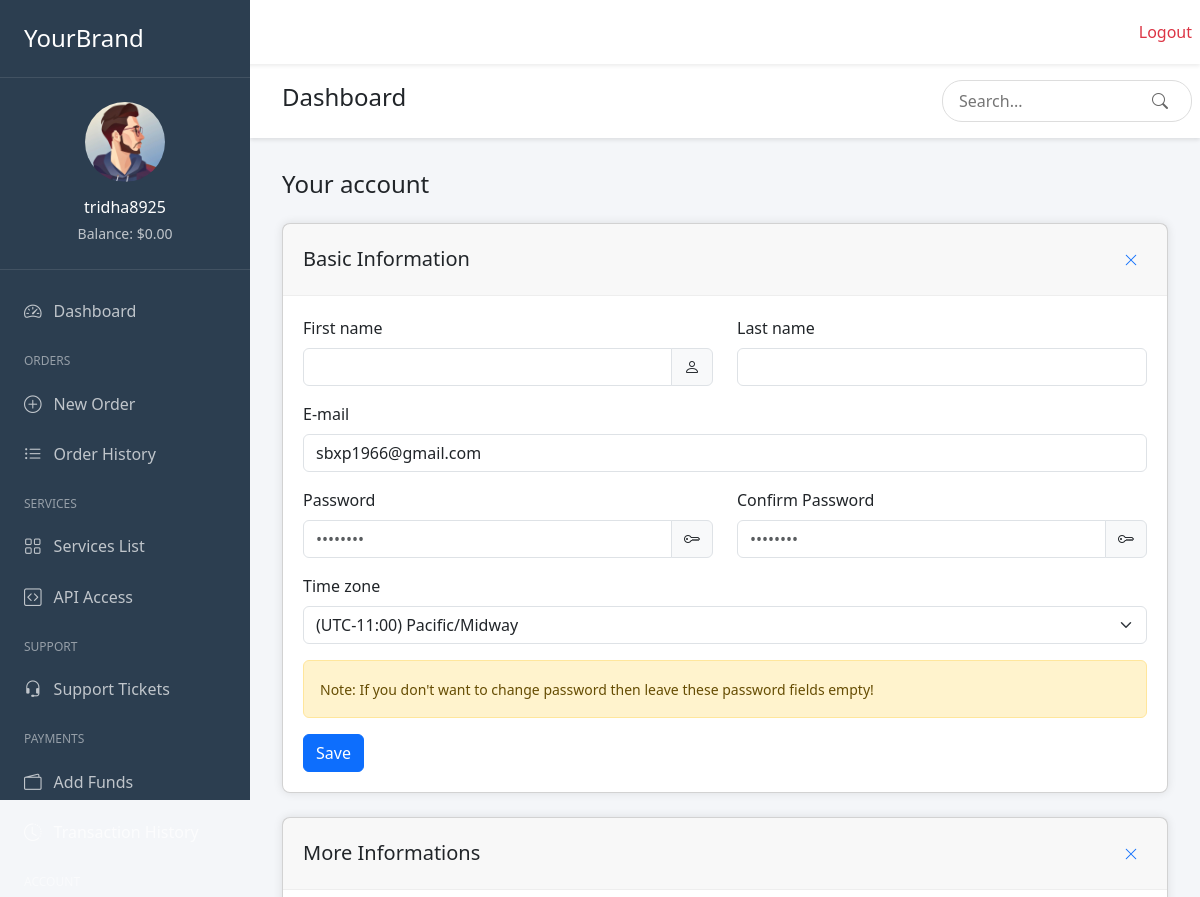
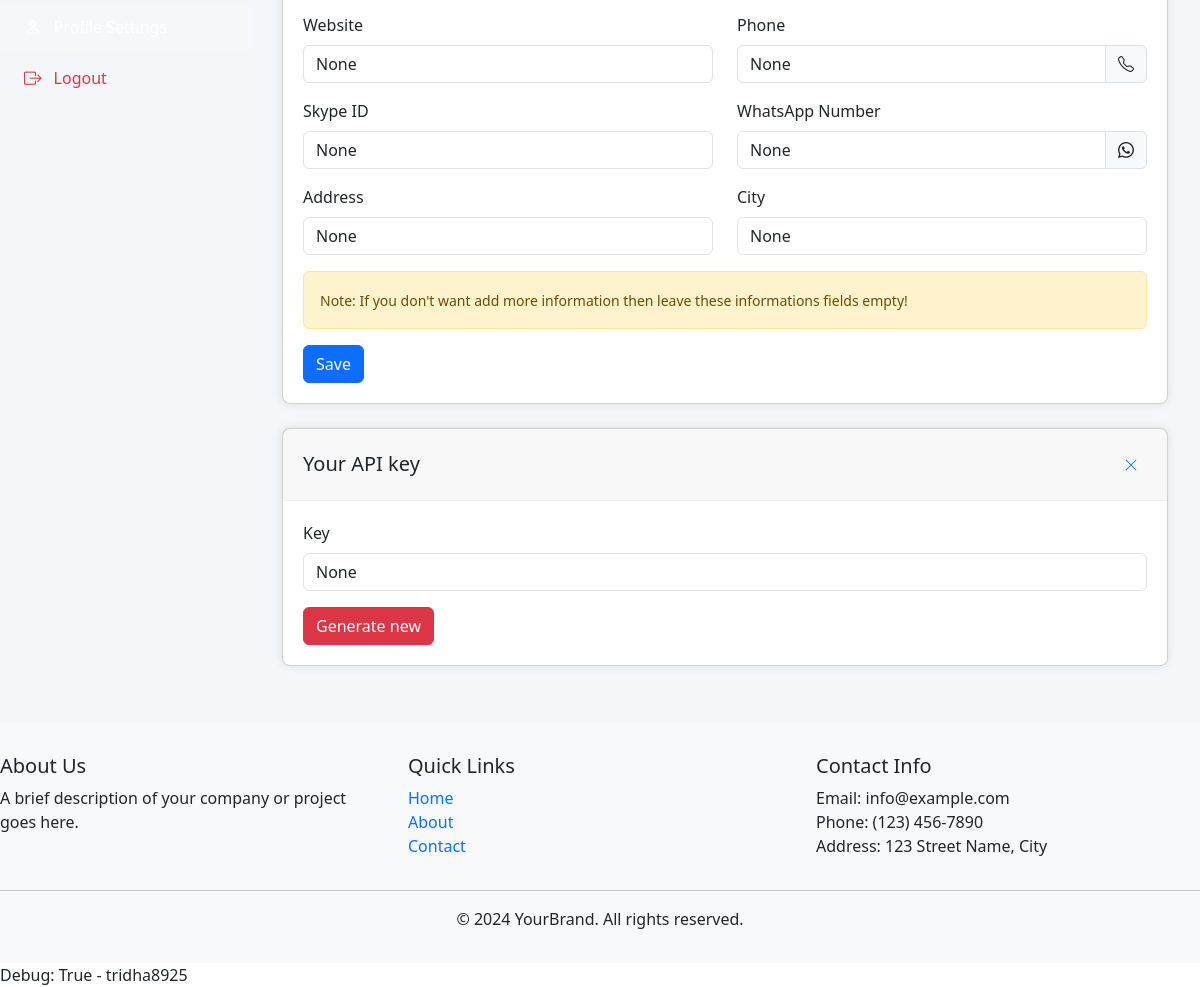
The page /dashboard/profile/ (signed in) on the database its author committed (2 pictures, top to bottom).
### authentication/models.py (models this page shows, shortened)
class User(AbstractUser):
    phone_number = models.CharField(max_length=15, blank=True, null=True)
    profile_picture = models.ImageField(upload_to='profile_pictures/', null=True, blank=True)
    balance = models.DecimalField(max_digits=10, decimal_places=2, default=0.00)
    timezone = models.CharField(max_length=50, null=True, blank=True)
    phone = models.CharField(max_length=20, null=True, blank=True)
    address = models.TextField(null=True, blank=True)
    city = models.CharField(max_length=100, null=True, blank=True)
    website = models.URLField(null=True, blank=True)
    skype = models.CharField(max_length=50, null=True, blank=True)
    whatsapp = models.CharField(max_length=20, null=True, blank=True)
    api_key = models.CharField(max_length=64, null=True, blank=True)

### user_dashboard/views.py (the view, shortened to what this page needs)
# urls.py: path('profile/', views.profile, name='user_profile'),
@login_required
def profile(request):
    context = {
        'active_tab': 'profile'
    }
    return render(request, 'user_dashboard/profile.html', context)

### templates/user_dashboard/profile.html (shortened to what this page needs)
{% extends 'user_dashboard/base_dashboard.html' %}
{% block dashboard_content %}
<h4 class="mb-4">Your account</h4>
<div class="card mb-4">
    <div class="card-header d-flex justify-content-between align-items-center">
        <h5 class="mb-0">Basic Information</h5>
        <button class="btn btn-sm btn-link">
            <i class="bi bi-x-lg"></i>
        </button>
    </div>
    <div class="card-body">
        <form method="post" action="{% url 'user_profile' %}">
            <div class="row mb-3">
                <div class="col-md-6">
                    <label class="form-label">First name</label>
                    <div class="input-group">
                        <input type="text" class="form-control" name="first_name" value="{{ user.first_name }}" required>
                        <span class="input-group-text"><i class="bi bi-person"></i></span>
                    </div>
                </div>
                <div class="col-md-6">
                    <label class="form-label">Last name</label>
                    <input type="text" class="form-control" name="last_name" value="{{ user.last_name }}">
                </div>
            </div>
            <div class="mb-3">
                <label class="form-label">E-mail</label>
                <input type="email" class="form-control" name="email" value="{{ user.email }}" readonly>
            </div>
            <div class="row mb-3">
                <div class="col-md-6">
                    <label class="form-label">Password</label>
                    <div class="input-group">
                        <input type="password" class="form-control" name="password" placeholder="••••••••">
                        <span class="input-group-text"><i class="bi bi-key"></i></span>
                    </div>
                </div>
                <div class="col-md-6">
                    <label class="form-label">Confirm Password</label>
                    <div class="input-group">
                        <input type="password" class="form-control" name="confirm_password" placeholder="••••••••">
                        <span class="input-group-text"><i class="bi bi-key"></i></span>
                    </div>
                </div>
            </div>
            <div class="mb-3">
                <label class="form-label">Time zone</label>
                <select class="form-select" name="timezone">
                    <option value="UTC-11:00" {% if user.timezone == 'UTC-11:00' %}selected{% endif %}>(UTC-11:00) Pacific/Midway</option>
                </select>
            </div>
            <div class="alert alert-warning">
                <small>Note: If you don't want to change password then leave these password fields empty!</small>
            </div>
            <button type="submit" class="btn btn-primary">Save</button>
        </form>
    </div>
</div>
<div class="card">
    <div class="card-header d-flex justify-content-between align-items-center">
        <h5 class="mb-0">More Informations</h5>
        <button class="btn btn-sm btn-link">
            <i class="bi bi-x-lg"></i>
        </button>
    </div>
    <div class="card-body">
        <form method="post" action="{% url 'user_profile_more' %}">
            <div class="row mb-3">
                <div class="col-md-6">
                    <label class="form-label">Website</label>
                    <input type="url" class="form-control" name="website" value="{{ user.website }}">
                </div>
                <div class="col-md-6">
                    <label class="form-label">Phone</label>
                    <div class="input-group">
                        <input type="tel" class="form-control" name="phone" value="{{ user.phone }}">
                        <span class="input-group-text"><i class="bi bi-telephone"></i></span>
                    </div>
                </div>
            </div>
            <div class="row mb-3">
                <div class="col-md-6">
                    <label class="form-label">Skype ID</label>
                    <input type="text" class="form-control" name="skype" value="{{ user.skype }}">
                </div>
                <div class="col-md-6">
                    <label class="form-label">WhatsApp Number</label>
                    <div class="input-group">
                        <input type="tel" class="form-control" name="whatsapp" value="{{ user.whatsapp }}">
                        <span class="input-group-text"><i class="bi bi-whatsapp"></i></span>
                    </div>
                </div>
            </div>
            <div class="row mb-3">
                <div class="col-md-6">
                    <label class="form-label">Address</label>
                    <input type="text" class="form-control" name="address" value="{{ user.address }}">
                </div>
                <div class="col-md-6">
                    <label class="form-label">City</label>
                    <input type="text" class="form-control" name="city" value="{{ user.city }}">
                </div>
            </div>
            <div class="alert alert-warning">
                <small>Note: If you don't want add more information then leave these informations fields empty!</small>
            </div>
            <button type="submit" class="btn btn-primary">Save</button>
        </form>
    </div>
</div>
<div class="card mt-4">
    <div class="card-header d-flex justify-content-between align-items-center">
        <h5 class="mb-0">Your API key</h5>
        <button class="btn btn-sm btn-link">
            <i class="bi bi-x-lg"></i>
        </button>
    </div>
    <div class="card-body">
        <div class="mb-3">
            <label class="form-label">Key</label>
            <input type="text" class="form-control" value="{{ user.api_key }}" readonly>
        </div>
        <button class="btn btn-danger" onclick="generateNewApiKey()">Generate new</button>
    </div>
</div>
{% endblock %}

### templates/user_dashboard/base_dashboard.html (shortened to what this page needs)
{% extends 'base.html' %}
{% load static %}
{% block content %}
<div class="dashboard-wrapper">
    <nav class="sidebar">
        <div class="brand-header">
            <h4 class="text-white mb-0">YourBrand</h4>
        </div>
        <div class="user-profile">
            {% if user.profile_picture and user.profile_picture.url %}
                <img src="{{ user.profile_picture.url }}" class="profile-img" alt="{{ user.username }}">
            {% else %}
                <img src="{% static 'images/default-avatar.png' %}" class="profile-img" alt="{{ user.username }}">
            {% endif %}
            <h6 class="username">{{ user.username }}</h6>
            <small class="balance">Balance: ${{ user.balance|default:"0.00" }}</small>
        </div>
        <div class="nav-menu">
            <a href="{% url 'user_dashboard' %}" class="nav-link {% if active_tab == 'dashboard' %}active{% endif %}">
                <i class="bi bi-speedometer2"></i>
                <span>Dashboard</span>
            </a>
            <div class="nav-section">ORDERS</div>
            <a href="{% url 'new_order' %}" class="nav-link {% if active_tab == 'new_order' %}active{% endif %}">
                <i class="bi bi-plus-circle"></i>
                <span>New Order</span>
            </a>
            <a href="{% url 'order_log' %}" class="nav-link {% if active_tab == 'order_history' %}active{% endif %}">
                <i class="bi bi-list-ul"></i>
                <span>Order History</span>
            </a>
            <div class="nav-section">SERVICES</div>
            <a href="{% url 'services' %}" class="nav-link {% if active_tab == 'services' %}active{% endif %}">
                <i class="bi bi-grid"></i>
                <span>Services List</span>
            </a>
            <a href="{% url 'api_documentation' %}" class="nav-link {% if active_tab == 'api' %}active{% endif %}">
                <i class="bi bi-code-square"></i>
                <span>API Access</span>
            </a>
            <div class="nav-section">SUPPORT</div>
            <a href="{% url 'ticket_list' %}" class="nav-link {% if active_tab == 'support' %}active{% endif %}">
                <i class="bi bi-headset"></i>
                <span>Support Tickets</span>
            </a>
            <div class="nav-section">PAYMENTS</div>
            <a href="{% url 'add_funds' %}" class="nav-link {% if active_tab == 'add_funds' %}active{% endif %}">
                <i class="bi bi-wallet2"></i>
                <span>Add Funds</span>
            </a>
            <a href="{% url 'transaction_logs' %}" class="nav-link {% if active_tab == 'transactions' %}active{% endif %}">
                <i class="bi bi-clock-history"></i>
                <span>Transaction History</span>
            </a>
            <div class="nav-section">ACCOUNT</div>
            <a href="{% url 'user_profile' %}" class="nav-link {% if active_tab == 'profile' %}active{% endif %}">
                <i class="bi bi-person"></i>
                <span>Profile Settings</span>
            </a>
            <a href="{% url 'logout' %}" class="nav-link text-danger">
                <i class="bi bi-box-arrow-right"></i>
                <span>Logout</span>
            </a>
        </div>
    </nav>
    <main class="main">
        <div class="topbar">
            <div class="page-header">
                <h4>Dashboard</h4>
            </div>
            <div class="topbar-right">
                <div class="search-box">
                    <input type="search" placeholder="Search..." class="search-input">
                    <button class="search-btn"><i class="bi bi-search"></i></button>
                </div>
            </div>
        </div>
        <div class="content">
            {% block dashboard_content %}{% endblock %}
        </div>
    </main>
</div>
<link rel="stylesheet" href="https://cdn.jsdelivr.net/npm/bootstrap-icons@1.7.2/font/bootstrap-icons.css">
{% endblock %}

### templates/base.html (shortened to what this page needs)
<!DOCTYPE html>
<html lang="en">
  <head>
    <link
      href="https://cdn.jsdelivr.net/npm/bootstrap@5.3.0/dist/css/bootstrap.min.css"
      rel="stylesheet"
    />
  </head>
  <body>
    <nav class="navbar navbar-expand-lg navbar-light bg-white shadow-sm">
      <div class="container">
        <a class="navbar-brand text-primary" href="{% url 'home' %}">
        </a>
        <div class="collapse navbar-collapse" id="navbarNav">
          <ul class="navbar-nav me-auto">
            <li class="nav-item">
              <a class="nav-link" href="{% url 'home' %}">Home</a>
            </li>
            <li class="nav-item">
              <a class="nav-link" href="{% url 'about' %}">About</a>
            </li>
            <li class="nav-item">
              <a class="nav-link" href="{% url 'contact' %}">Contact</a>
            </li>
          </ul>
          <ul class="navbar-nav">
            {% if user.is_authenticated %}
            <li class="nav-item">
              <a class="nav-link" href="{% url 'user_dashboard' %}"
                >Dashboard</a
              >
            </li>
            <li class="nav-item">
              <a class="nav-link text-danger" href="{% url 'logout' %}"
                >Logout</a
              >
            </li>
            {% endif %}
          </ul>
        </div>
      </div>
    </nav>
    <div class="main-content">
       {% block content %}{% endblock %}
    </div>
    <footer class="footer">
      <div class="container">
        <div class="row">
          <div class="col-md-4">
            <h5>About Us</h5>
            <p>A brief description of your company or project goes here.</p>
          </div>
          <div class="col-md-4">
            <h5>Quick Links</h5>
            <ul class="list-unstyled">
              <li>
                <a href="{% url 'home' %}" class="text-decoration-none">Home</a>
              </li>
              <li>
                <a href="{% url 'about' %}" class="text-decoration-none"
                  >About</a
                >
              </li>
              <li>
                <a href="{% url 'contact' %}" class="text-decoration-none"
                  >Contact</a
                >
              </li>
            </ul>
          </div>
          <div class="col-md-4">
            <h5>Contact Info</h5>
            <ul class="list-unstyled">
              <li>Email: info@example.com</li>
              <li>Phone: (123) 456-7890</li>
              <li>Address: 123 Street Name, City</li>
            </ul>
          </div>
        </div>
        <hr />
        <div class="text-center">
          <p class="mb-0">&copy; 2024 YourBrand. All rights reserved.</p>
        </div>
      </div>
    </footer>
    <div class="container">
      Debug: {{ user.is_authenticated }} - {{ user.username }}
    </div>
  </body>
</html>

### templates/base.html (style rules this page uses)
body { display: flex; flex-direction: column; min-height: 100vh; overflow-x: hidden; }
.main-content { flex: 1; }
.navbar-brand { font-size: 1.5rem; font-weight: bold; }
.footer { background-color: #f8f9fa; padding: 2rem 0; margin-top: auto; }
.container { max-width: 100% !important; padding: 0 !important; margin: 0 !important; }

### templates/user_dashboard/base_dashboard.html (style rules this page uses)
* { margin: 0; padding: 0; box-sizing: border-box; }
.dashboard-wrapper { display: flex; min-height: 100vh; background: #f4f6f9; }
.sidebar { width: 250px; background: #2c3e50; height: 100vh; position: fixed; left: 0; top: 0; color: #fff; }
.brand-header { padding: 1.5rem; border-bottom: 1px solid rgba(255,255,255,0.1); }
.user-profile { padding: 1.5rem; text-align: center; border-bottom: 1px solid rgba(255,255,255,0.1); }
.profile-img { width: 80px; height: 80px; border-radius: 50%; margin-bottom: 1rem; }
.username { margin-bottom: 0.25rem; color: #fff; }
.balance { color: rgba(255,255,255,0.7); }
.nav-menu { padding: 1rem 0; }
.nav-section { padding: 1rem 1.5rem 0.5rem; font-size: 0.75rem; color: rgba(255,255,255,0.5); text-transform: uppercase; }
.nav-link { display: flex; align-items: center; padding: 0.75rem 1.5rem; color: rgba(255,255,255,0.7); text-decoration: none; transition: all 0.3s; }
.nav-link:hover, .nav-link.active { background: rgba(255,255,255,0.1); color: #fff; }
.nav-link i { margin-right: 0.75rem; font-size: 1.1rem; }
.main { flex: 1; margin-left: 250px; width: calc(100% - 250px); }
.topbar { background: #fff; padding: 1rem 2rem; display: flex; justify-content: space-between; align-items: center; box-shadow: 0 2px 4px rgba(0,0,0,0.1); }
.search-box { display: flex; align-items: center; }
.search-input { padding: 0.5rem 1rem; border: 1px solid #ddd; border-radius: 20px; outline: none; width: 250px; }
.search-btn { background: none; border: none; margin-left: -40px; color: #666; cursor: pointer; }
.content { padding: 2rem; }
.card { background: #fff; border-radius: 8px; box-shadow: 0 0 10px rgba(0,0,0,0.1); margin-bottom: 1.5rem; }
.card-header { padding: 1.25rem; border-bottom: 1px solid #eee; }
.card-body { padding: 1.25rem; }

### rows shown on the page
User: username "tridha8925", balance "0.00", email "sbxp1966@gmail.com", website "None", phone "None", skype "None", whatsapp "None", address "None", city "None", api_key "None", is_authenticated "True"
